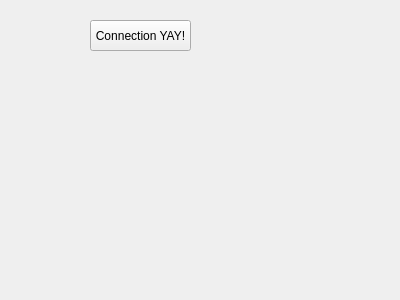
<?xml version="1.0" encoding="UTF-8"?>
<ui version="4.0">
 <class>ConnectionParameterWidget</class>
 <widget class="QWidget" name="ConnectionParameterWidget">
  <property name="geometry">
   <rect>
    <x>0</x>
    <y>0</y>
    <width>400</width>
    <height>300</height>
   </rect>
  </property>
  <property name="windowTitle">
   <string>Form</string>
  </property>
  <widget class="QPushButton" name="pushButton">
   <property name="geometry">
    <rect>
     <x>90</x>
     <y>20</y>
     <width>101</width>
     <height>31</height>
    </rect>
   </property>
   <property name="text">
    <string>Connection YAY!</string>
   </property>
  </widget>
 </widget>
 <resources/>
 <connections/>
</ui>
